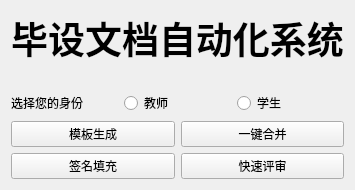
      <widget class="QWidget" name="login">
       <layout class="QVBoxLayout" name="verticalLayout_7" stretch="2,1,1,8">
        <item>
         <widget class="QLabel" name="label_28">
          <property name="sizePolicy">
           <sizepolicy hsizetype="Expanding" vsizetype="Preferred">
            <horstretch>0</horstretch>
            <verstretch>0</verstretch>
           </sizepolicy>
          </property>
          <property name="font">
           <font>
            <pointsize>28</pointsize>
            <weight>75</weight>
            <italic>false</italic>
            <bold>true</bold>
           </font>
          </property>
          <property name="text">
           <string>毕设文档自动化系统</string>
          </property>
          <property name="alignment">
           <set>Qt::AlignCenter</set>
          </property>
         </widget>
        </item>
        <item>
         <spacer name="verticalSpacer">
          <property name="orientation">
           <enum>Qt::Vertical</enum>
          </property>
          <property name="sizeType">
           <enum>QSizePolicy::Minimum</enum>
          </property>
          <property name="sizeHint" stdset="0">
           <size>
            <width>20</width>
            <height>20</height>
           </size>
          </property>
         </spacer>
        </item>
        <item>
         <layout class="QHBoxLayout" name="horizontalLayout_15">
          <item>
           <widget class="QLabel" name="label_29">
            <property name="text">
             <string>选择您的身份</string>
            </property>
           </widget>
          </item>
          <item>
           <widget class="QRadioButton" name="radioButton">
            <property name="text">
             <string>教师</string>
            </property>
           </widget>
          </item>
          <item>
           <widget class="QRadioButton" name="radioButton_2">
            <property name="text">
             <string>学生</string>
            </property>
           </widget>
          </item>
         </layout>
        </item>
        <item>
         <layout class="QVBoxLayout" name="verticalLayout_8" stretch="1,1">
          <item>
           <layout class="QHBoxLayout" name="horizontalLayout_13" stretch="1,1">
            <item>
             <widget class="QPushButton" name="pushButton">
              <property name="sizePolicy">
               <sizepolicy hsizetype="MinimumExpanding" vsizetype="Preferred">
                <horstretch>0</horstretch>
                <verstretch>0</verstretch>
               </sizepolicy>
              </property>
              <property name="autoFillBackground">
               <bool>false</bool>
              </property>
              <property name="styleSheet">
               <string notr="true"/>
              </property>
              <property name="text">
               <string>模板生成</string>
              </property>
              <property name="icon">
               <iconset>
                <normalon>:/icon/icons/User log.png</normalon>
               </iconset>
              </property>
              <property name="iconSize">
               <size>
                <width>64</width>
                <height>64</height>
               </size>
              </property>
             </widget>
            </item>
            <item>
             <widget class="QPushButton" name="pushButton_4">
              <property name="sizePolicy">
               <sizepolicy hsizetype="MinimumExpanding" vsizetype="Preferred">
                <horstretch>0</horstretch>
                <verstretch>0</verstretch>
               </sizepolicy>
              </property>
              <property name="autoFillBackground">
               <bool>false</bool>
              </property>
              <property name="text">
               <string>一键合并</string>
              </property>
              <property name="icon">
               <iconset>
                <normalon>:/icon/icons/Menu Asset account.png</normalon>
               </iconset>
              </property>
              <property name="iconSize">
               <size>
                <width>64</width>
                <height>64</height>
               </size>
              </property>
              <property name="checkable">
               <bool>false</bool>
              </property>
              <property name="checked">
               <bool>false</bool>
              </property>
             </widget>
            </item>
           </layout>
          </item>
          <item>
           <layout class="QHBoxLayout" name="horizontalLayout_14" stretch="0,0">
            <item>
             <widget class="QPushButton" name="pushButton_2">
              <property name="sizePolicy">
               <sizepolicy hsizetype="MinimumExpanding" vsizetype="Preferred">
                <horstretch>0</horstretch>
                <verstretch>0</verstretch>
               </sizepolicy>
              </property>
              <property name="autoFillBackground">
               <bool>false</bool>
              </property>
              <property name="text">
               <string>签名填充</string>
              </property>
              <property name="icon">
               <iconset>
                <normalon>:/icon/icons/Menu Certificate.png</normalon>
               </iconset>
              </property>
              <property name="iconSize">
               <size>
                <width>64</width>
                <height>64</height>
               </size>
              </property>
              <property name="checkable">
               <bool>false</bool>
              </property>
             </widget>
            </item>
            <item>
             <widget class="QPushButton" name="pushButton_3">
              <property name="sizePolicy">
               <sizepolicy hsizetype="MinimumExpanding" vsizetype="Preferred">
                <horstretch>0</horstretch>
                <verstretch>0</verstretch>
               </sizepolicy>
              </property>
              <property name="autoFillBackground">
               <bool>false</bool>
              </property>
              <property name="text">
               <string>快速评审</string>
              </property>
              <property name="icon">
               <iconset>
                <normalon>:/icon/icons/Usage statistics.png</normalon>
               </iconset>
              </property>
              <property name="iconSize">
               <size>
                <width>64</width>
                <height>64</height>
               </size>
              </property>
             </widget>
            </item>
           </layout>
          </item>
         </layout>
        </item>
       </layout>
      </widget>
